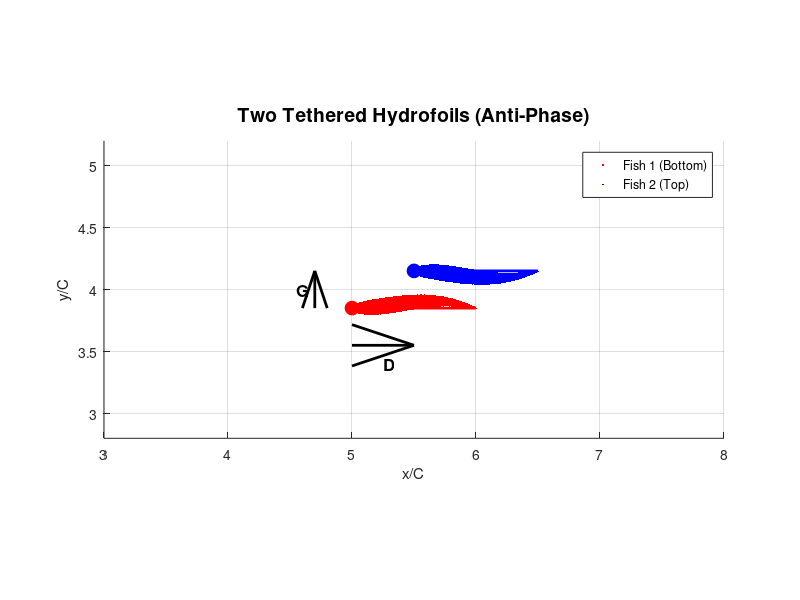

Write the MATLAB code that produced this figure.
%% ---------------------------------------------------------------------
%% Two Tethered Wavy Hydrofoils — Side-by-Side (SIMPLIFIED)
%% PAPER: Fig. 3(a) — Mesh independence study
%%
%% Physical parameters:
%%   Re = 5000, St = 0.4, A_max = 0.1, lambda = 2
%%   phi/pi = 1 (ANTI-PHASE motion), G = 0.3L, D = 0.5L
%% ---------------------------------------------------------------------

clear; clc;

%% Grid Parameters
MAX_LEVELS = 3;
REF_RATIO  = 4;
N = 256;

finest   = MAX_LEVELS - 1;
ref_mult = REF_RATIO^finest;

Lx = 16; 
Ly = 8;

Nx = 2*N*ref_mult;
Ny = N*ref_mult;

dx = Lx/Nx;
dy = Ly/Ny;

fprintf('Grid: %d x %d cells\n', Nx, Ny);
fprintf('Grid spacing: dx = dy = %.6f\n\n', dx);

%% Geometry Parameters
L = 1.0;
angleRotation = 0;
R = [cos(angleRotation) -sin(angleRotation);
     sin(angleRotation)  cos(angleRotation)];

BodyNx = ceil(L/dx);
NumMatPoints = 0;

%% Kinematics Parameters (from paper)
A_max  = 0.1;
lambda = 2.0;
St     = 0.4;
f      = St/(2*A_max);
phi1   = 0.0;      % Bottom fish phase
phi2   = pi;       % Top fish phase (anti-phase)
tstar  = 0.0;      % Initial time snapshot
tmax   = 0.12*L;   % NACA0012 thickness

%% Generate Hydrofoil Coordinates
Coord1 = cell(BodyNx,2);   % Bottom fish (phi = 0)
Coord2 = cell(BodyNx,2);   % Top fish (phi = pi)

for i = 1:BodyNx
    x  = (i-1)*dx;
    xi = min(max(x/L,0),1);   % Normalized coordinate
    
    % Traveling wave amplitude envelope
    a_x = A_max * xi;
    omega = St/(2*A_max);
    
    % Lateral displacement for each fish
    y1 = a_x * sin(2*pi*(xi/lambda - omega*tstar) + phi1);
    y2 = a_x * sin(2*pi*(xi/lambda - omega*tstar) + phi2);
    
    % NACA0012 thickness distribution
    thickness = 0.2969*sqrt(xi) - 0.1260*xi - 0.3516*xi^2 ...
              + 0.2843*xi^3 - 0.1015*xi^4;
    
    height = max((tmax/0.2)*thickness, 0);
    Nh = ceil(height/dy);
    
    xu1=[]; xd1=[]; yu1=[]; yd1=[];
    xu2=[]; xd2=[]; yu2=[]; yd2=[];
    
    for j = 1:Nh
        P1 = R*[x; y1];
        P2 = R*[x; y2];
        
        xu1(j) = P1(1); 
        xd1(j) = P1(1);
        yu1(j) = P1(2) + (j-1)*dy;
        yd1(j) = P1(2) - j*dy;
        
        xu2(j) = P2(1); 
        xd2(j) = P2(1);
        yu2(j) = P2(2) + (j-1)*dy;
        yd2(j) = P2(2) - j*dy;
        
        NumMatPoints = NumMatPoints + 2;
    end
    
    Coord1{i,1} = [xu1 xd1];
    Coord1{i,2} = [yu1 yd1];
    
    Coord2{i,1} = [xu2 xd2];
    Coord2{i,2} = [yu2 yd2];
end

%% Position Fish in Domain
G = 0.3;   % Vertical spacing
D = 0.5;   % Streamwise spacing

fish_X_center = 5.0;
fish_Y_center = 4.0;

x_nose_1 = fish_X_center;
y_nose_1 = fish_Y_center - G*0.5;

x_nose_2 = fish_X_center + D;
y_nose_2 = y_nose_1 + G;

Coord_fish1 = Coord1;
Coord_fish2 = Coord2;

for i = 1:BodyNx
    Coord_fish1{i,1} = Coord1{i,1} + x_nose_1;
    Coord_fish1{i,2} = Coord1{i,2} + y_nose_1;
    
    Coord_fish2{i,1} = Coord2{i,1} + x_nose_2;
    Coord_fish2{i,2} = Coord2{i,2} + y_nose_2;
end

%% Write Vertex Files
fid1 = fopen('nacafish1bot.vertex','w');
fprintf(fid1,'%d\n', NumMatPoints);
for i = 1:BodyNx
    n_pts = length(Coord_fish1{i,1});
    for j = 1:n_pts
        fprintf(fid1,'%.16f %.16f\n', Coord_fish1{i,1}(j), Coord_fish1{i,2}(j));
    end
end
fclose(fid1);

fid2 = fopen('nacafish2top.vertex','w');
fprintf(fid2,'%d\n', NumMatPoints);
for i = 1:BodyNx
    n_pts = length(Coord_fish2{i,1});
    for j = 1:n_pts
        fprintf(fid2,'%.16f %.16f\n', Coord_fish2{i,1}(j), Coord_fish2{i,2}(j));
    end
end
fclose(fid2);

fprintf('Vertex files written:\n');
fprintf('  nacafish1bot.vertex: %d points\n', NumMatPoints);
fprintf('  nacafish2top.vertex: %d points\n\n', NumMatPoints);

%% Visualization
figure('Position',[100 100 1200 700]); 
hold on;

for i = 1:BodyNx
    plot(Coord_fish1{i,1}, Coord_fish1{i,2}, 'r.', 'MarkerSize', 4);
    plot(Coord_fish2{i,1}, Coord_fish2{i,2}, 'b.', 'MarkerSize', 4);
end

% Centerlines
plot([x_nose_1 x_nose_1+1], [y_nose_1 y_nose_1], 'r-', 'LineWidth', 2);
plot([x_nose_2 x_nose_2+1], [y_nose_2 y_nose_2], 'b-', 'LineWidth', 2);

% Nose markers
plot(x_nose_1, y_nose_1, 'ro', 'MarkerSize', 10, 'MarkerFaceColor', 'r');
plot(x_nose_2, y_nose_2, 'bo', 'MarkerSize', 10, 'MarkerFaceColor', 'b');

% Spacing annotations
quiver(x_nose_1-0.3, y_nose_1, 0, G, 0, 'k', 'LineWidth', 2, 'MaxHeadSize', 0.6);
text(x_nose_1-0.45, y_nose_1+G/2, 'G', 'FontWeight', 'bold', 'FontSize', 12);

quiver(x_nose_1, y_nose_1-0.3, D, 0, 0, 'k', 'LineWidth', 2, 'MaxHeadSize', 0.6);
text(x_nose_1+D/2, y_nose_1-0.45, 'D', 'FontWeight', 'bold', 'FontSize', 12);

% Domain boundary
rectangle('Position', [0 0 Lx Ly], 'EdgeColor', 'k', 'LineWidth', 2);

title('Two Tethered Hydrofoils (Anti-Phase)', 'FontWeight', 'bold', 'FontSize', 14);
xlabel('x/C'); 
ylabel('y/C');
axis equal; 
grid on;
xlim([3 8]); 
ylim([2.8 5.2]);
legend({'Fish 1 (Bottom)', 'Fish 2 (Top)'}, 'Location', 'northeast');

%% Summary
fprintf('Configuration:\n');
fprintf('  Fish 1 (bottom): (%.1f, %.2f)\n', x_nose_1, y_nose_1);
fprintf('  Fish 2 (top):    (%.2f, %.2f)\n', x_nose_2, y_nose_2);
fprintf('  G = %.1f, D = %.1f\n\n', G, D);

fprintf('Kinematics:\n');
fprintf('  A_max = %.2f, lambda = %.1f, St = %.1f\n', A_max, lambda, St);
fprintf('  Phase shift = %.2f rad (anti-phase)\n\n', phi2-phi1);

fprintf('IBAMR Deformation Functions:\n\n');
fprintf('Fish 1 (Bottom, phi=0):\n');
fprintf('  body_shape_equation = "(0.1*X_0)*sin(PI*X_0 - 4*PI*T)"\n');
fprintf('  deformation_velocity_function_0 = "(-1.2566370614359172*X_0*cos(PI*X_0 - 4*PI*T))*N_0"\n');
fprintf('  deformation_velocity_function_1 = "(-1.2566370614359172*X_0*cos(PI*X_0 - 4*PI*T))*N_1"\n\n');

fprintf('Fish 2 (Top, phi=PI):\n');
fprintf('  body_shape_equation = "(0.1*X_0)*sin(PI*X_0 - 4*PI*T + PI)"\n');
fprintf('  deformation_velocity_function_0 = "(-1.2566370614359172*X_0*cos(PI*X_0 - 4*PI*T + PI))*N_0"\n');
fprintf('  deformation_velocity_function_1 = "(-1.2566370614359172*X_0*cos(PI*X_0 - 4*PI*T + PI))*N_1"\n');

fprintf('--------------------------------------------------\n');
fprintf('IBAMR KINEMATICS (PI HARD-CODED)\n');
fprintf('--------------------------------------------------\n\n');

fprintf('Fish 1 (Bottom, phi = 0):\n');
fprintf('  body_shape_equation = "(0.1*X_0)*sin(3.141592653589793*X_0 - 12.566370614359172*T)"\n');
fprintf('  deformation_velocity_function_0 = "(-1.2566370614359172*X_0*cos(3.141592653589793*X_0 - 12.566370614359172*T))*N_0"\n');
fprintf('  deformation_velocity_function_1 = "(-1.2566370614359172*X_0*cos(3.141592653589793*X_0 - 12.566370614359172*T))*N_1"\n\n');

fprintf('Fish 2 (Top, phi = PI):\n');
fprintf('  body_shape_equation = "(0.1*X_0)*sin(3.141592653589793*X_0 - 12.566370614359172*T + 3.141592653589793)"\n');
fprintf('  deformation_velocity_function_0 = "(-1.2566370614359172*X_0*cos(3.141592653589793*X_0 - 12.566370614359172*T + 3.141592653589793))*N_0"\n');
fprintf('  deformation_velocity_function_1 = "(-1.2566370614359172*X_0*cos(3.141592653589793*X_0 - 12.566370614359172*T + 3.141592653589793))*N_1"\n');
